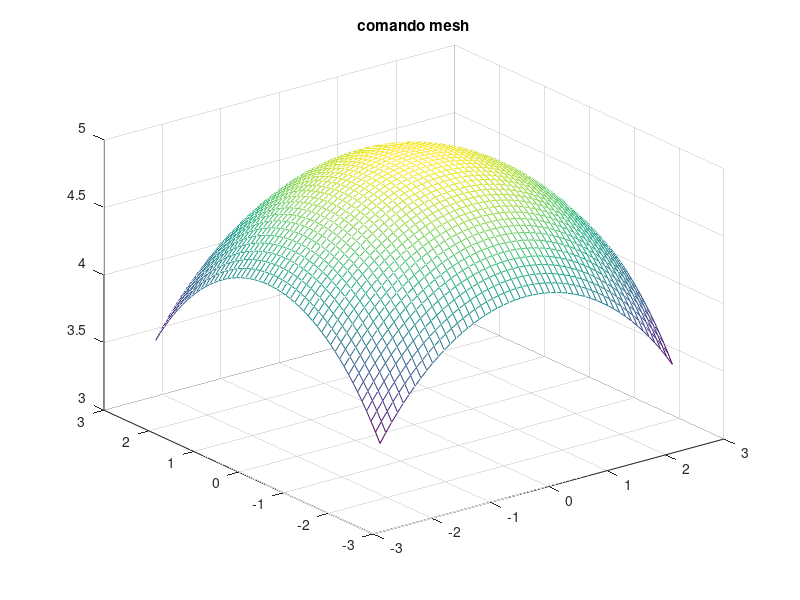
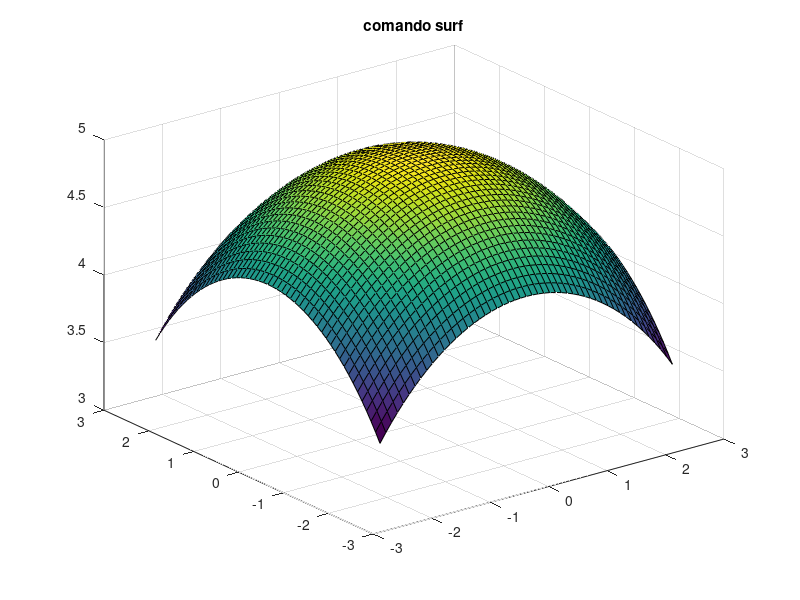
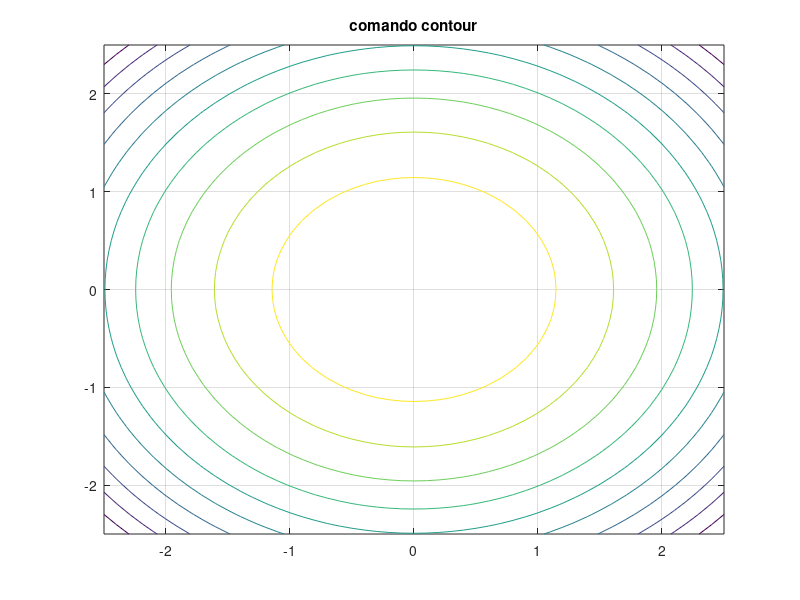

Write the MATLAB code that produced these figures, in order.
% ej3 t2 diagnostico mcn lcd uca
% luciano ponzellini marinelli 25.08.25

clear, clc % limplio variables y pantalla

% discretizo el intervalo [-2.5,2.5] del eje x
x = -2.5:.1:2.5;
% discretizo igual el eje y
y = x;

% hago el mallado sobre el dominio [-2.5,2.5]x[-2.5,2.5]
[X,Y] = meshgrid(x,y);

% defino el campo escalar valorizando en el mallado
Z = sqrt(25-X.^2-Y.^2);

% ploteo en distintas figuras usando disntintos titulos
figure(1), mesh(X,Y,Z), title('comando mesh')
figure(2), surf(X,Y,Z), title('comando surf')
figure(3), contour(X,Y,Z,10), grid on, title('comando contour')
